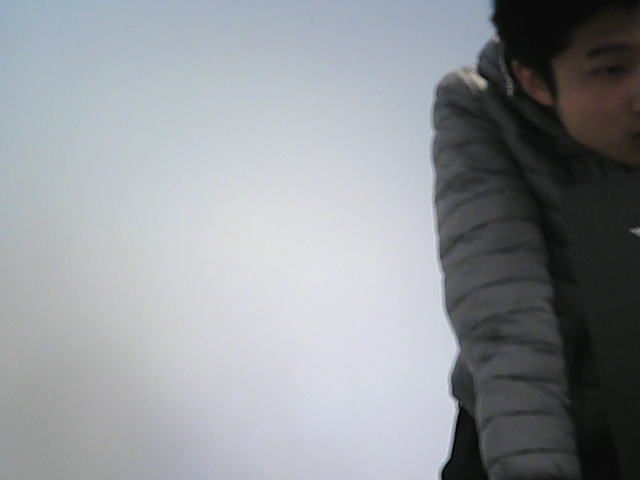
#> input picture src/dsa.png, 640 x 480 px; its folder holds only this picture in this run
$ python -i imageProcessing.py   (imports and definitions only)
#> lines starting #> are read from the running program, lines starting #| are printed output that depends on the picture; after the words box and inside, x2 and y2 are one past the last pixel; in counts of white or black regions, pixels touching at a corner belong together
from PIL import Image
import os

def jpgToPng(image):
    if os.path.splitext(image)[1] == ".png": return image

    img = Image.open(image)

    newImage = os.path.splitext(image)[0] + ".png"
    img.save(newImage, "png")

    os.remove(image)

    return newImage


def parseImage(image):
#> called with image = 'dsa.png'
    baseDir = os.path.dirname(os.path.dirname(os.path.abspath(image)))
    folderRed = os.path.join(baseDir, "text")
    folderBlue = os.path.join(baseDir, "images")
    folderFile = os.path.join(baseDir, "files")

    try:
        inputImageR = Image.open(image)
#> inputImageR is the input picture: PIL image 640x480 RGB; mean R, G, B 146.3, 150.4, 154.8
        inputImageB = inputImageR.copy()

        inputImageR = inputImageR.convert("RGB")
        inputImageB = inputImageB.convert("RGB")

        redParse = inputImageR.load()
        blueParse = inputImageB.load()

        width, height = inputImageR.size
#> width = 640; height = 480

        for i in range(width):
            for j in range(height):

                r, g, b = inputImageR.getpixel((i,j))

                # Isolate red
                if (r >= 90 and r > g and r > b and (r-b) >= 35): redParse[i,j] = (0, 0, 0)

                else: redParse[i,j] = (255, 255, 255)

                # Isolate blue
                if (b >= 30 and b > g and b > r): blueParse[i,j] = (0, 0, 0)

                else: blueParse[i,j] = (255, 255, 255)

        inputImageR.save(os.path.join(folderRed, os.path.basename(image)))
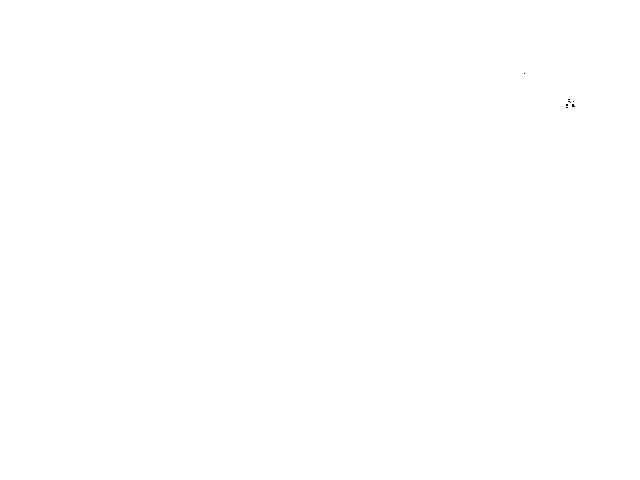
#> saved as dsa.png: PIL image 640x480 RGB; 100% white; black in thin lines or dots, all inside (x1, y1, x2, y2) = (524, 73, 575, 108)
        inputImageB.save(os.path.join(folderBlue, os.path.basename(image)))
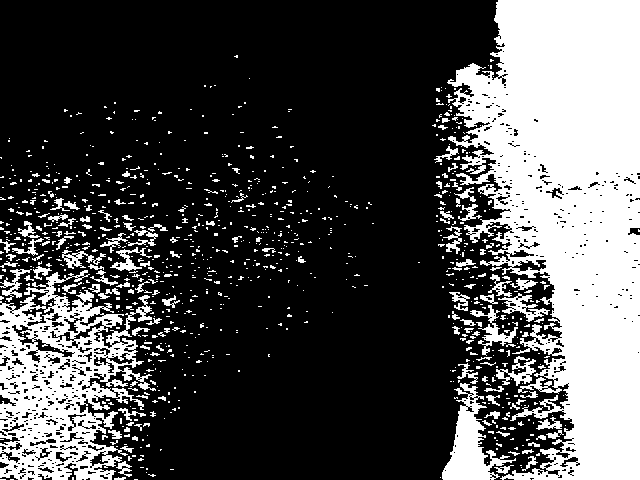
#> saved as dsa.png: PIL image 640x480 RGB; 30.1% white; 954 white regions (817 under 20 px), largest, box (x1, y1, x2, y2) and area: (447, 0, 640, 480) 59796, (0, 270, 156, 480) 16325, (442, 383, 516, 480) 2743
        inputImageB.save(os.path.join(folderFile, os.path.basename(image)))

    except: return

def parseAll(dir):
    for file in os.listdir(dir):

        try:
            filePath = os.path.join(dir, file)
            if os.path.isfile(filePath):
                if (os.path.splitext(filePath)[1] != ".png"):
                    filePath = jpgToPng(filePath)

            parseImage(filePath)

        except: continue

def pruneDir(dir_path):
    for fname in os.listdir(dir_path):
        file_path = os.path.join(dir_path, fname)
        os.remove(file_path)


def validateImageIndex(images_dir, index) -> int:
    n = len(os.listdir(images_dir))

    return  max(0, min(n-1, index))

# parseAll("C:\\Users\\haris\\OneDrive\\Desktop\\SE101-2\\se101-team-21\\utils\\annotations")

>>> result = parseImage('dsa.png')
